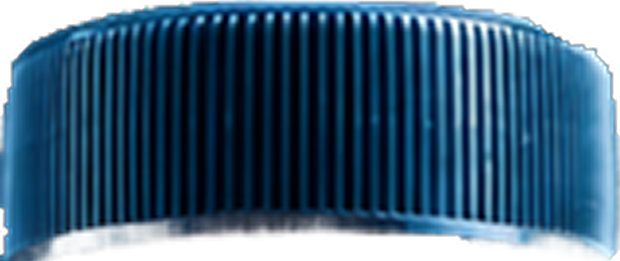
#> input picture design-assets/bottle-cap-trim.png, 620 x 261 px, given in place of prokritir-jol-bottle 2.png, which was not available
$ python find_template.py
#> lines starting #> are read from the running program, lines starting #| are printed output that depends on the picture; pictures that were not available may be replaced by others from this repository, and a replacement may not be noted
import numpy as np
from PIL import Image

def find_best_match():
    bottle = Image.open("../frontend/public/prokritir-jol-bottle 2.png").convert("RGBA")
#> bottle is the input picture: PIL image 620x261 RGBA; mean R, G, B, A 21.4, 55.8, 82.2, 208.9
    cap = Image.open("../frontend/public/Object.png").convert("RGBA")
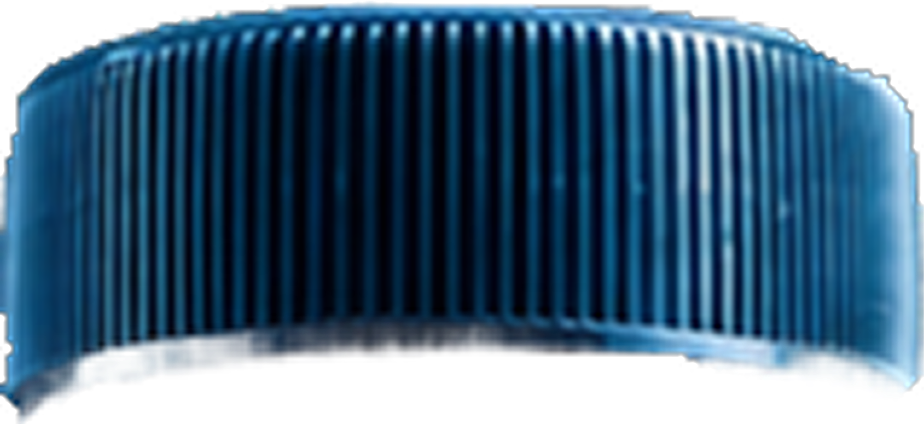
#> input picture design-assets/Object.png, 924 x 424 px, found by its file name
#> cap is the input picture: PIL image 924x424 RGBA; mean R, G, B, A 19.8, 51.7, 76.2, 192.3

    # Resize bottle down to speed up matching
    # Let's resize both by a factor of 4
    scale = 4
    b_small = bottle.resize((bottle.width // scale, bottle.height // scale))
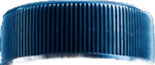
#> b_small: PIL image 155x65 RGBA; mean R, G, B, A 21.8, 56.2, 82.6, 209; transparent parts drawn white
    c_small = cap.resize((cap.width // scale, cap.height // scale))
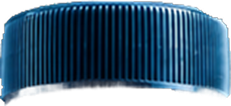
#> c_small: PIL image 231x106 RGBA; mean R, G, B, A 19.9, 51.8, 76.3, 192.3; transparent parts drawn white

    b_arr = np.array(b_small)[:, :, :3].astype(float)
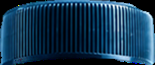
#> b_arr: shape (65, 155, 3) float64; mean R, G, B 21.8, 56.2, 82.6
    c_arr = np.array(c_small)[:, :, :3].astype(float)
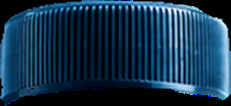
#> c_arr: shape (106, 231, 3) float64; mean R, G, B 19.9, 51.8, 76.3

    bh, bw, _ = b_arr.shape
#> bh = 65; bw = 155
    ch, cw, _ = c_arr.shape
#> ch = 106; cw = 231

    print(f"Searching small bottle {bw}x{bh} for small cap {cw}x{ch}...")
#> (printed output is left out)

    best_diff = float('inf')
    best_pos = (0, 0)

    # Sweep upper half of bottle (cap should be near the top)
    for y in range(0, bh // 3):
        for x in range(0, bw - cw):
            crop = b_arr[y:y+ch, x:x+cw]
            diff = np.mean(np.abs(crop - c_arr))
            if diff < best_diff:
                best_diff = diff
                best_pos = (x * scale, y * scale)
#> after the loop, best_diff = inf; best_pos = (0, 0)

    print(f"Best match position: {best_pos} with diff: {best_diff:.2f}")
#| Best match position: (0, 0) with diff: inf

find_best_match()
